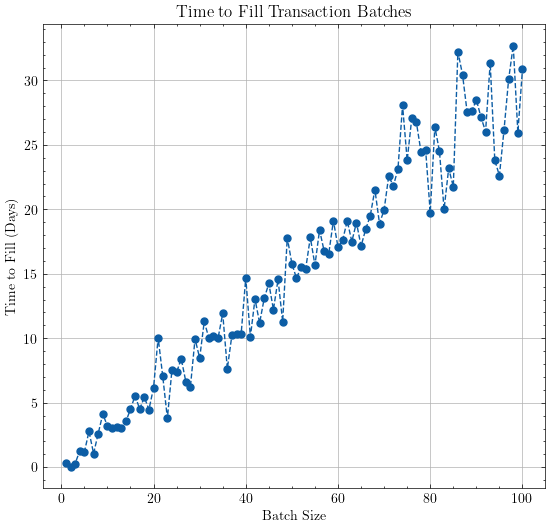

Here is the Python script that generated this plot:
import json
import matplotlib.pyplot as plt
import scienceplots

plt.style.use(['science'])
plt.rcParams.update({'figure.dpi': '100'})


# Load the JSON data
with open("UMLs/batch_fill_times.json", "r") as f:
    data = json.load(f)

# Extract batch sizes and the corresponding times to fill
batch_sizes = [entry["batchSize"] for entry in data]
times_to_fill = [entry["timeToFill"] for entry in data]

# Create a plot for visualization
plt.figure(figsize=(10, 5))
plt.plot(batch_sizes, times_to_fill, marker="o", linestyle="--", markersize=5)
plt.title("Time to Fill Transaction Batches")
plt.xlabel("Batch Size")
plt.ylabel("Time to Fill (Days)")
plt.grid()
plt.savefig("batch_fill_times.png")  # Save the plot as a PNG image

# Show the plot
plt.show()
